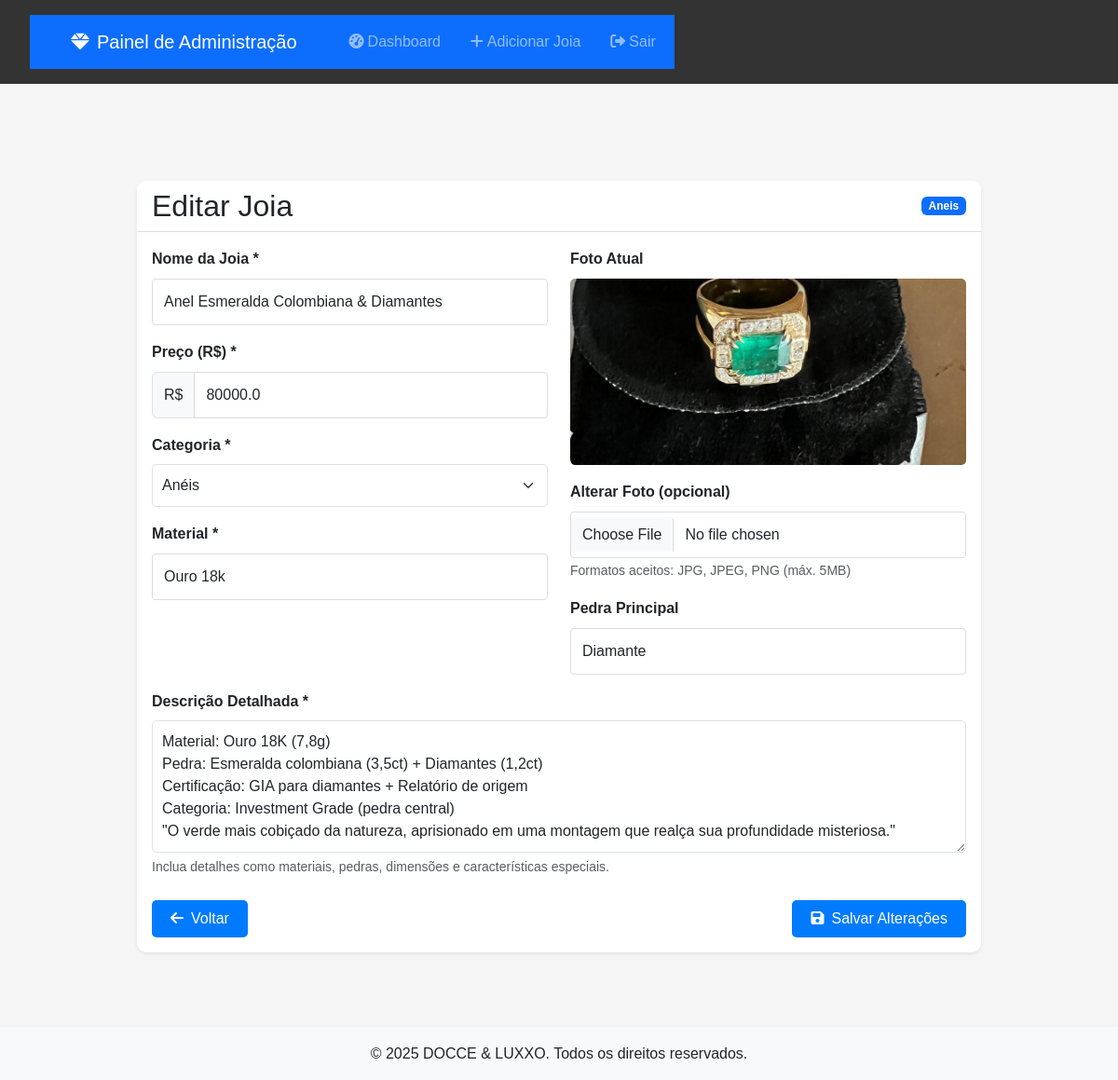
The page /admin/edit_joia/2 (signed in) on the database its author committed.
### app/models.py (models this page shows, shortened)
class Joia(db.Model):
    id = db.Column(db.Integer, primary_key=True)
    nome = db.Column(db.String(100), nullable=False)
    preco = db.Column(db.Float, nullable=False)
    descricao = db.Column(db.Text, nullable=False)
    categoria = db.Column(db.String(50), nullable=False)
    foto = db.Column(db.String(200), nullable=False)

### app/routes.py (the view, shortened to what this page needs)
@admin.route('/edit_joia/<int:joia_id>', methods=['GET', 'POST'])
@login_required
def edit_joia(joia_id):
    joia = Joia.query.get_or_404(joia_id)
    return render_template('admin/edit_joia.html', joia=joia)

### app/templates/admin/edit_joia.html (shortened to what this page needs)
{% extends "admin/base.html" %}
{% block admin_content %}
<div class="container mt-5">
    <div class="row justify-content-center">
        <div class="col-md-10">
            <div class="card border-0 shadow-sm">
                <div class="card-header bg-white d-flex justify-content-between align-items-center">
                    <h2 class="mb-0">Editar Joia</h2>
                    <span class="badge bg-{% if joia.categoria == 'aneis' %}primary{% elif joia.categoria == 'brincos' %}success{% elif joia.categoria == 'pingentes' %}warning{% else %}secondary{% endif %}">
                        {{ joia.categoria|capitalize }}
                    </span>
                </div>
                <div class="card-body">
                    <form method="POST" enctype="multipart/form-data" id="editForm">
                        <div class="row">
                            <div class="col-md-6">
                                <div class="mb-3">
                                    <label for="nome" class="form-label">Nome da Joia *</label>
                                    <input type="text" id="nome" name="nome" class="form-control" value="{{ joia.nome }}" required>
                                </div>
                                <div class="mb-3">
                                    <label for="preco" class="form-label">Preço (R$) *</label>
                                    <div class="input-group">
                                        <span class="input-group-text">R$</span>
                                        <input type="number" step="0.01" id="preco" name="preco" class="form-control" value="{{ joia.preco }}" required>
                                    </div>
                                </div>
                                <div class="mb-3">
                                    <label for="categoria" class="form-label">Categoria *</label>
                                    <select id="categoria" name="categoria" class="form-select" required>
                                        <option value="aneis" {% if joia.categoria == 'aneis' %}selected{% endif %}>Anéis</option>
                                    </select>
                                </div>
                                <div class="mb-3">
                                    <label for="material" class="form-label">Material *</label>
                                    <input type="text" id="material" name="material" class="form-control" value="{{ joia.material|default('Ouro 18k') }}" required>
                                </div>
                            </div>
                            <div class="col-md-6">
                                <div class="mb-3">
                                    <label class="form-label">Foto Atual</label>
                                    <div class="card-img-container position-relative" style="height: 200px;">
                                        <img src="{{ joia.foto }}" alt="{{ joia.nome }}" class="card-img-top h-100" style="object-fit: cover;">
                                    </div>
                                </div>
                                <div class="mb-3">
                                    <label for="foto" class="form-label">Alterar Foto (opcional)</label>
                                    <input type="file" id="foto" name="foto" class="form-control" accept="image/*">
                                    <small class="text-muted">Formatos aceitos: JPG, JPEG, PNG (máx. 5MB)</small>
                                </div>
                                <div class="mb-3">
                                    <label for="pedra" class="form-label">Pedra Principal</label>
                                    <input type="text" id="pedra" name="pedra" class="form-control" value="{{ joia.pedra|default('Diamante') }}">
                                </div>
                            </div>
                        </div>
                        <div class="mb-3">
                            <label for="descricao" class="form-label">Descrição Detalhada *</label>
                            <textarea id="descricao" name="descricao" class="form-control" rows="5" required>{{ joia.descricao }}</textarea>
                            <div class="form-text">Inclua detalhes como materiais, pedras, dimensões e características especiais.</div>
                        </div>
                        <div class="d-flex justify-content-between mt-4">
                            <a href="{{ url_for('admin.dashboard') }}" class="btn btn-outline-secondary">
                                <i class="fas fa-arrow-left me-2"></i>Voltar
                            </a>
                            <button type="submit" class="btn btn-primary">
                                <i class="fas fa-save me-2"></i>Salvar Alterações
                            </button>
                        </div>
                    </form>
                </div>
            </div>
        </div>
    </div>
</div>
{% endblock %}

### app/static/css/admin.css (style rules this page uses)
body { font-family: 'Arial', sans-serif; line-height: 1.6; margin: 0; padding: 0; background-color: #f5f5f5; }
label { display: block; margin-bottom: 0.5rem; font-weight: bold; }
input[type="text"], input[type="password"], input[type="number"], input[type="file"], textarea, select { width: 100%; padding: 0.75rem; border: 1px solid #ddd; border-radius: 4px; font-size: 1rem; }
textarea { min-height: 120px; resize: vertical; }
.btn { display: inline-block; padding: 0.75rem 1.5rem; background-color: #007bff; color: white; text-decoration: none; border: none; border-radius: 4px; cursor: pointer; font-size: 1rem; transition: background-color 0.3s; }

### app/templates/admin/edit_joia.html (style rules this page uses)
.card { border-radius: 10px; overflow: hidden; }
.card-header { border-bottom: 1px solid rgba(0,0,0,.125); font-weight: 600; }
.form-control, .form-select { border-radius: 5px; padding: 10px; }
.btn { border-radius: 5px; padding: 8px 20px; }
.card-img-container { position: relative; overflow: hidden; border-radius: 5px; }

### rows shown on the page
Joia: categoria "Aneis", nome "Anel Esmeralda Colombiana & Diamantes", preco "80000.0", categoria "Anéis", foto (picture), descricao "Material: Ouro 18K (7,8g) Pedra: Esmeralda colombiana (3,5ct) + Diamantes (1,2ct) Certificação: GIA para diamantes + Relatório de origem Categoria: Investment Grade (pedra central) \"O verde mais cobiçado da natureza, aprisionado em uma montagem que realça sua profundidade misteriosa.\""
